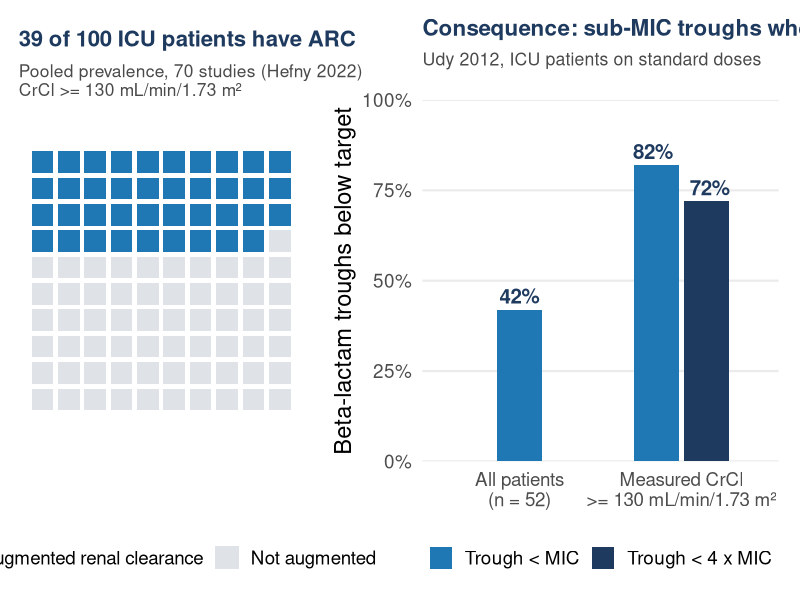

The R source for this figure:
# =============================================================================
# Slide 4. Augmented renal clearance: prevalence and consequence.
#   Hefny 2022 (systematic review, 70 studies): pooled ARC prevalence 39 %.
#   Udy 2012 (n = 52 paired troughs/CrCl): trough >= MIC in 58 % overall;
#     CrCl >= 130 mL/min/1.73 m2: trough < MIC in 82 %, < 4x MIC in 72 %.
# Published summary statistics only.
# =============================================================================
suppressPackageStartupMessages({library(dplyr); library(ggplot2); library(patchwork)})
col_blue <- "#1f77b4"; col_grey <- "#9aa3ad"; col_navy <- "#1f3a5f"; col_dark <- "#4a4a4a"; col_red <- "#b03a3a"
base_theme <- function(bs = 17) theme_minimal(base_size = bs) + theme(panel.grid.minor = element_blank(), plot.title = element_text(face = "bold", color = col_navy, size = bs * 0.95), plot.subtitle = element_text(color = col_dark, size = bs * 0.75), plot.margin = margin(8, 10, 8, 8))

icons <- tibble(id = 1:100, x = (id - 1) %% 10, y = 9 - (id - 1) %/% 10,
                arc = ifelse(id <= 39, "Augmented renal clearance", "Not augmented"))
p1 <- ggplot(icons, aes(x, y, fill = arc)) +
  geom_tile(width = 0.82, height = 0.82) +
  scale_fill_manual(values = c("Augmented renal clearance" = col_blue, "Not augmented" = "#dfe3e8"), name = NULL) +
  coord_equal() + theme_void(base_size = 17) +
  labs(title = "39 of 100 ICU patients have ARC", subtitle = "Pooled prevalence, 70 studies (Hefny 2022)\nCrCl >= 130 mL/min/1.73 m\u00b2") +
  theme(legend.position = "bottom", legend.text = element_text(size = 13.5),
        plot.title = element_text(face = "bold", color = col_navy, size = 16),
        plot.subtitle = element_text(color = col_dark, size = 12.5), plot.margin = margin(8, 14, 8, 8))

exp <- tribble(~grp, ~metric, ~pct,
  "All patients",       "Trough < MIC",      42,
  "CrCl >= 130",        "Trough < MIC",      82,
  "CrCl >= 130",        "Trough < 4 x MIC",  72) |>
  mutate(grp = factor(grp, c("All patients", "CrCl >= 130")), metric = factor(metric, c("Trough < MIC", "Trough < 4 x MIC")))
p2 <- ggplot(exp, aes(grp, pct, fill = metric)) +
  geom_col(position = position_dodge2(width = 0.7, preserve = "single"), width = 0.62) +
  geom_text(aes(label = paste0(pct, "%")), position = position_dodge2(width = 0.7, preserve = "single"), vjust = -0.4, size = 5.2, fontface = "bold", color = col_navy) +
  scale_fill_manual(values = c("Trough < MIC" = col_blue, "Trough < 4 x MIC" = col_navy), name = NULL) +
  scale_x_discrete(labels = c("All patients\n(n = 52)", "Measured CrCl\n>= 130 mL/min/1.73 m\u00b2")) +
  scale_y_continuous(limits = c(0, 100), expand = c(0, 0), labels = \(x) paste0(x, "%")) +
  labs(x = NULL, y = "Beta-lactam troughs below target", title = "Consequence: sub-MIC troughs when clearance is high",
       subtitle = "Udy 2012, ICU patients on standard doses") +
  base_theme(17) + theme(legend.position = "bottom", panel.grid.major.x = element_blank(),
                         axis.text.x = element_text(size = 13.5, lineheight = 0.9))
p <- p1 + p2 + plot_layout(widths = c(1, 1.25))
ggsave("figures/arc_prevalence_exposure.png", p, width = 12.5, height = 5.6, dpi = 200, bg = "white")
